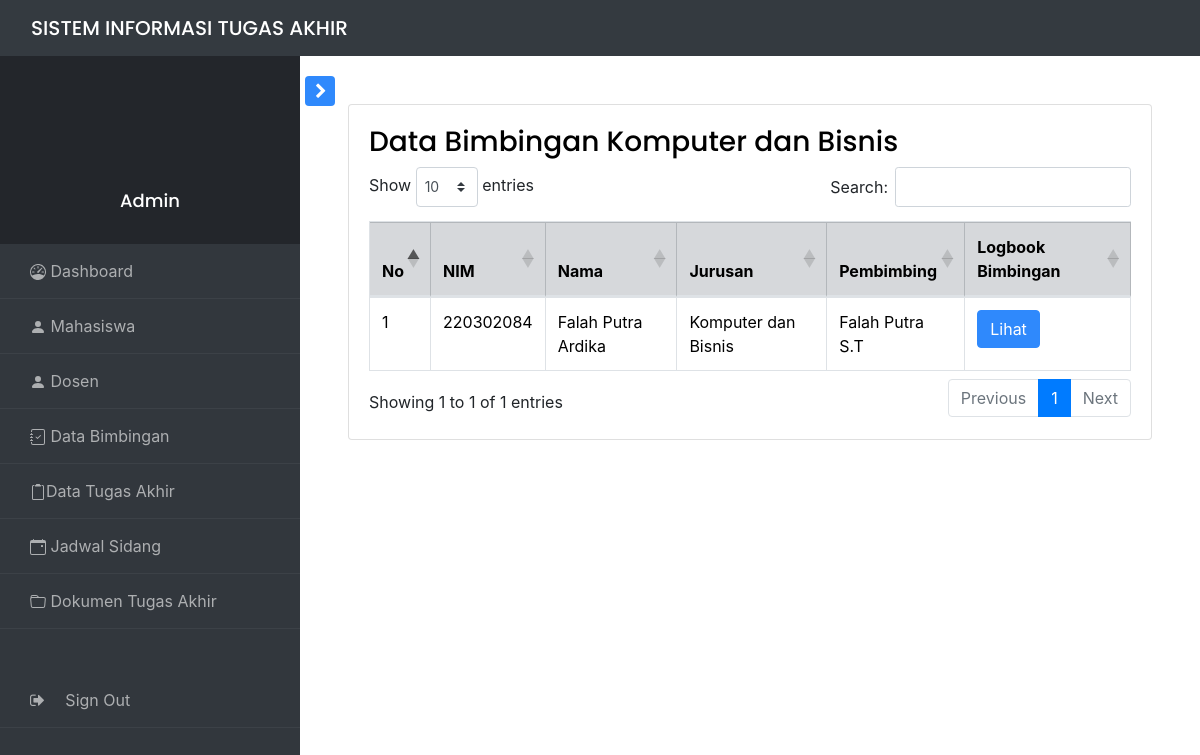
The page /views/Admin/bimjur?id=Komputer dan Bisnis on the database its author committed.
### tables this page shows
CREATE TABLE `mahasiswa` (
  `nim` int NOT NULL,
  `nip` int DEFAULT NULL,
  `nama_mhs` varchar(50) NOT NULL,
  `prodi_mhs` varchar(50) NOT NULL,
  `alamat` varchar(50) NOT NULL,
  `ttl` varchar(50) NOT NULL,
  `kontak` varchar(50) NOT NULL,
  `angkatan` varchar(20) NOT NULL
);

CREATE TABLE `dosen` (
  `nip` int NOT NULL,
  `nama_dosen` varchar(50) NOT NULL,
  `jurusan` varchar(50) NOT NULL,
  `alamat` varchar(50) NOT NULL,
  `kontak` varchar(20) NOT NULL
);

### controllers/mahasiswaController.php (called while the page is built, shortened)
<?php
include_once '../../models/mahasiswa.php';
class mahasiswaController{
    private $model;
    public function __construct($db){
        $this->model = new mahasiswa($db);
    }
    public function getmhsbyjurusan($prodi_mhs){
        return $this->model->getmhsbyjurusan($prodi_mhs);
    }
}

### models/mahasiswa.php (called while the page is built, shortened)
<?php
class mahasiswa{
    private $koneksi;
    public function __construct($db){
        $this->koneksi = $db;
    }
    public function getmhsbyjurusan($prodi_mhs){
        $query ="SELECT * FROM mahasiswa WHERE prodi_mhs = '$prodi_mhs'";
        $result = mysqli_query($this->koneksi, $query);
        return $result;
    }
    }
?>

### controllers/dosenController.php (called while the page is built, shortened)
<?php
include_once '../../models/dosen.php';
class dosenController{
    private $model;
    public function __construct($db){
        $this->model = new dosen($db);
    }
    public function getnamabynip($nip){
        return $this->model->getnamabynip($nip);
    }
}

### models/dosen.php (called while the page is built, shortened)
<?php
class dosen{
    private $koneksi;
    public function __construct($db){
        $this->koneksi = $db;
    }
    public function getnamabynip($nip){
        $query = "SELECT * from dosen where nip ='$nip'";
        $result = mysqli_query($this->koneksi,$query);
        return $result;
    }
}
?>

### views/Admin/bimjur.php (the view, shortened to what this page needs)
<?php
include_once '../../config.php';
include_once '../../controllers/mahasiswaController.php';
include_once '../../controllers/dosenController.php';
require '../../navbar_adm.php';
$database = new database;
$db = $database->getKoneksi();
$prodi_mhs = $_GET['id'];
$mahasiswaController = new MahasiswaController($db);
$dosenController = new dosenController($db);
$mahasiswa = $mahasiswaController->getmhsbyjurusan($prodi_mhs);
$dosen = mysqli_fetch_assoc($mahasiswa);
$nip = $dosen['nip'];
$pembimbing = $dosenController->getnamabynip($nip);
?>
<div id="content" class="p-4 p-md-5 pt-5">
    <div class="card recent-sales overflow-auto">
        <div class="card-body">
            <h3>Data Bimbingan <?php echo $prodi_mhs ?></h3>
            <table class="table table-bordered" id="sortTable">
                <thead>
                    <tr class="table-secondary">
                        <th scope="col">No</th>
                        <th scope="col">NIM</th>
                        <th>Nama</th>
                        <th>Jurusan</th>
                        <th>Pembimbing</th>
                        <th>Logbook Bimbingan</th>
                    </tr>
                </thead>
                <?php
                $no = 1;
                foreach ($mahasiswa as $x) {
                ?>
                    <tr>
                        <td><?php echo $no++ ?></td>
                        <td><?php echo $x['nim'] ?></td>
                        <td><?php echo $x['nama_mhs'] ?></td>
                        <td><?php echo $x['prodi_mhs'] ?></td>
                        <td><?php $row = mysqli_fetch_assoc($pembimbing);
                            echo $row['nama_dosen'] ?></td>
                        <td> <a href="#" type="button" class="btn btn-primary" data-bs-toggle="modal" data-bs-target="#exampleModal<?php echo $x['nim'] ?>">
                                Lihat
                                </button></td>
                    </tr>
                <?php
                }
                ?>
            </table>
        </div>
    </div>
    <!DOCTYPE html>
    <html lang="en">
    <head>
        <link rel="stylesheet" href="https://maxcdn.bootstrapcdn.com/bootstrap/4.5.2/css/bootstrap.min.css">
        <link rel="stylesheet" href="https://cdn.datatables.net/1.10.22/css/dataTables.bootstrap4.min.css">
    </head>
    </body>
    </html>

### rows shown on the page
mahasiswa: nim "220302084", nama_mhs "Falah Putra Ardika", prodi_mhs "Komputer dan Bisnis", nip.nama_dosen "Falah Putra S.T"

### other values the page prints
$prodi_mhs "Komputer dan Bisnis"
